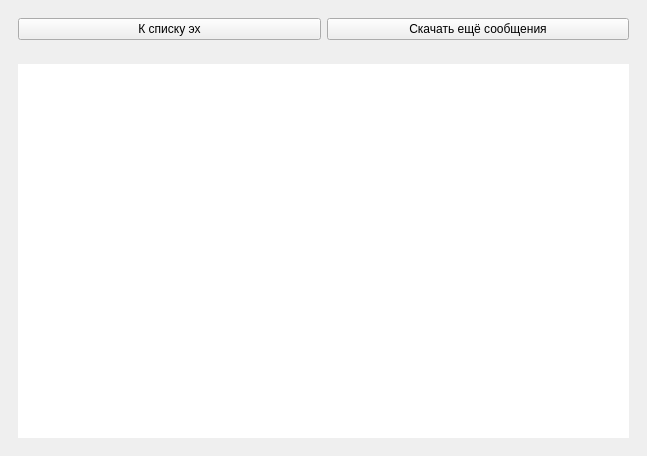
<?xml version="1.0" encoding="UTF-8"?>
<ui version="4.0">
 <class>MainWindow</class>
 <widget class="QMainWindow" name="MainWindow">
  <property name="geometry">
   <rect>
    <x>0</x>
    <y>0</y>
    <width>647</width>
    <height>456</height>
   </rect>
  </property>
  <property name="windowTitle">
   <string>Получение сообщений</string>
  </property>
  <widget class="QWidget" name="centralwidget">
   <layout class="QVBoxLayout" name="verticalLayout_2">
    <item>
     <widget class="QFrame" name="frame_2">
      <property name="frameShape">
       <enum>QFrame::NoFrame</enum>
      </property>
      <property name="frameShadow">
       <enum>QFrame::Raised</enum>
      </property>
      <layout class="QHBoxLayout" name="horizontalLayout">
       <item>
        <widget class="QPushButton" name="pushButton_2">
         <property name="text">
          <string>К списку эх</string>
         </property>
        </widget>
       </item>
       <item>
        <widget class="QPushButton" name="pushButton">
         <property name="text">
          <string>Скачать ещё сообщения</string>
         </property>
        </widget>
       </item>
      </layout>
     </widget>
    </item>
    <item>
     <widget class="QFrame" name="frame">
      <property name="frameShape">
       <enum>QFrame::NoFrame</enum>
      </property>
      <property name="frameShadow">
       <enum>QFrame::Raised</enum>
      </property>
      <layout class="QVBoxLayout" name="verticalLayout">
       <item>
        <widget class="QTextEdit" name="textEdit">
         <property name="frameShape">
          <enum>QFrame::NoFrame</enum>
         </property>
         <property name="lineWrapMode">
          <enum>QTextEdit::WidgetWidth</enum>
         </property>
         <property name="lineWrapColumnOrWidth">
          <number>1</number>
         </property>
        </widget>
       </item>
      </layout>
     </widget>
    </item>
   </layout>
  </widget>
 </widget>
 <resources/>
 <connections/>
</ui>
